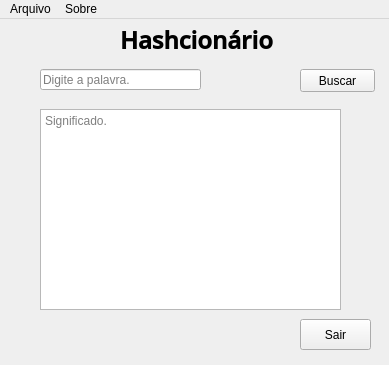
<?xml version="1.0" encoding="UTF-8"?>
<ui version="4.0">
 <class>HashcionaryClass</class>
 <widget class="QMainWindow" name="HashcionaryClass">
  <property name="geometry">
   <rect>
    <x>0</x>
    <y>0</y>
    <width>389</width>
    <height>365</height>
   </rect>
  </property>
  <property name="windowTitle">
   <string>Hashcionário</string>
  </property>
  <widget class="QWidget" name="centralWidget">
   <widget class="QLineEdit" name="linhaBusca">
    <property name="geometry">
     <rect>
      <x>40</x>
      <y>50</y>
      <width>161</width>
      <height>21</height>
     </rect>
    </property>
    <property name="placeholderText">
     <string>Digite a palavra.</string>
    </property>
   </widget>
   <widget class="QPushButton" name="botaoBuscar">
    <property name="geometry">
     <rect>
      <x>300</x>
      <y>50</y>
      <width>75</width>
      <height>23</height>
     </rect>
    </property>
    <property name="text">
     <string>Buscar</string>
    </property>
   </widget>
   <widget class="QLabel" name="label">
    <property name="geometry">
     <rect>
      <x>120</x>
      <y>10</y>
      <width>161</width>
      <height>21</height>
     </rect>
    </property>
    <property name="font">
     <font>
      <family>Open Sans Semibold</family>
      <pointsize>18</pointsize>
      <weight>75</weight>
      <bold>true</bold>
     </font>
    </property>
    <property name="text">
     <string>Hashcionário</string>
    </property>
   </widget>
   <widget class="QTextBrowser" name="browserSignificado">
    <property name="geometry">
     <rect>
      <x>40</x>
      <y>90</y>
      <width>301</width>
      <height>201</height>
     </rect>
    </property>
    <property name="placeholderText">
     <string>Significado.</string>
    </property>
   </widget>
   <widget class="QPushButton" name="pushButton">
    <property name="geometry">
     <rect>
      <x>300</x>
      <y>300</y>
      <width>71</width>
      <height>31</height>
     </rect>
    </property>
    <property name="text">
     <string>Sair</string>
    </property>
   </widget>
  </widget>
  <widget class="QMenuBar" name="menuBar">
   <property name="geometry">
    <rect>
     <x>0</x>
     <y>0</y>
     <width>389</width>
     <height>21</height>
    </rect>
   </property>
   <widget class="QMenu" name="menuArquivo">
    <property name="title">
     <string>Arquivo</string>
    </property>
    <addaction name="actionInserir_palavra"/>
    <addaction name="actionExcluir_palavra"/>
    <addaction name="actionListar_dicionario"/>
    <addaction name="separator"/>
    <addaction name="actionSair"/>
   </widget>
   <widget class="QMenu" name="menuSobre">
    <property name="title">
     <string>Sobre</string>
    </property>
   </widget>
   <addaction name="menuArquivo"/>
   <addaction name="menuSobre"/>
  </widget>
  <action name="actionInserir_palavra">
   <property name="text">
    <string>Inserir palavra</string>
   </property>
  </action>
  <action name="actionExcluir_palavra">
   <property name="text">
    <string>Excluir palavra</string>
   </property>
  </action>
  <action name="actionSair">
   <property name="text">
    <string>Sair</string>
   </property>
  </action>
  <action name="actionListar_dicionario">
   <property name="text">
    <string>Listar dicionário</string>
   </property>
  </action>
 </widget>
 <layoutdefault spacing="6" margin="11"/>
 <resources>
  <include location="Hashcionary.qrc"/>
 </resources>
 <connections/>
</ui>
